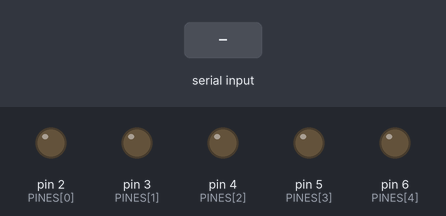
The sketch below on a simulated Arduino Uno, built with avr-gcc and run on an emulated ATmega328P. Shown: output pins drawn as LEDs (lit = HIGH). Inputs (shaded band) come from the test bench.

Above: at 1.2 s.
1.3 s: "90,45\n" received over Serial
At 2.2 s:
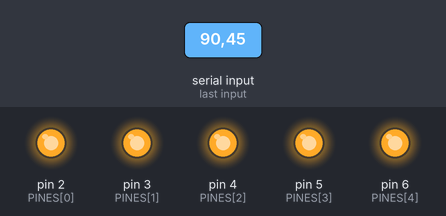
2.8 s: "30,150\n" received over Serial
At 3.3 s:
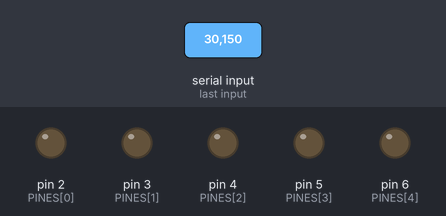
4.3 s: "200\n" received over Serial
5.8 s: "5\n" received over Serial
At 6.6 s:
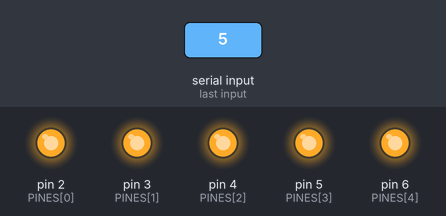
7.3 s: "90\n" received over Serial
At 7.8 s:
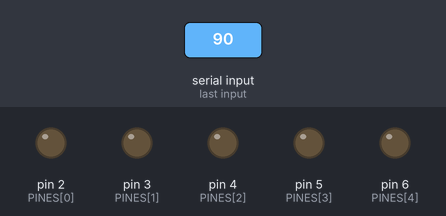
Timing chart, 0 to 9.8 s (numbered marks = the images above; inputs shaded):
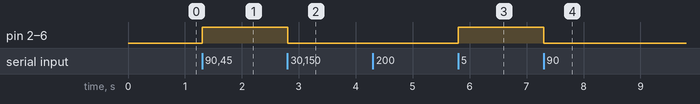

Measured:
- after the input at 1.3 s, pin 2 (PINES[0]), pin 3 (PINES[1]), pin 4 (PINES[2]), pin 5 (PINES[3]), pin 6 (PINES[4]): LOW → HIGH at once
- after the input at 2.8 s, pin 2 (PINES[0]), pin 3 (PINES[1]), pin 4 (PINES[2]), pin 5 (PINES[3]), pin 6 (PINES[4]): HIGH → LOW at once
- after the input at 5.8 s, pin 2 (PINES[0]), pin 3 (PINES[1]), pin 4 (PINES[2]), pin 5 (PINES[3]), pin 6 (PINES[4]): LOW → HIGH at once
- after the input at 7.3 s, pin 2 (PINES[0]), pin 3 (PINES[1]), pin 4 (PINES[2]), pin 5 (PINES[3]), pin 6 (PINES[4]): HIGH → LOW at once

The sketch:

dedos-leds.ino
```cpp
// Conexiones Arduino Uno (5 LEDs en pines 2, 3, 4, 5, 6):
// Pin 2: azul | Pin 3: blanco | Pin 4: rojo | Pin 5: blanco | Pin 6: azul
// Cada LED: pata larga (+) al pin, pata corta (-) a resistencia de 220 Ω y de ahí a GND.

const int PINES[5] = {2, 3, 4, 5, 6};

void setup() {
  Serial.begin(9600);
  for (int i = 0; i < 5; i++) {
    pinMode(PINES[i], OUTPUT);
    digitalWrite(PINES[i], LOW);
  }
}

void loop() {
  if (Serial.available() > 0) {
    int n = Serial.read() - '0';
    if (n >= 0 && n <= 5) {
      for (int i = 0; i < 5; i++) {
        digitalWrite(PINES[i], i < n ? HIGH : LOW);
      }
    }
  }
}
```
